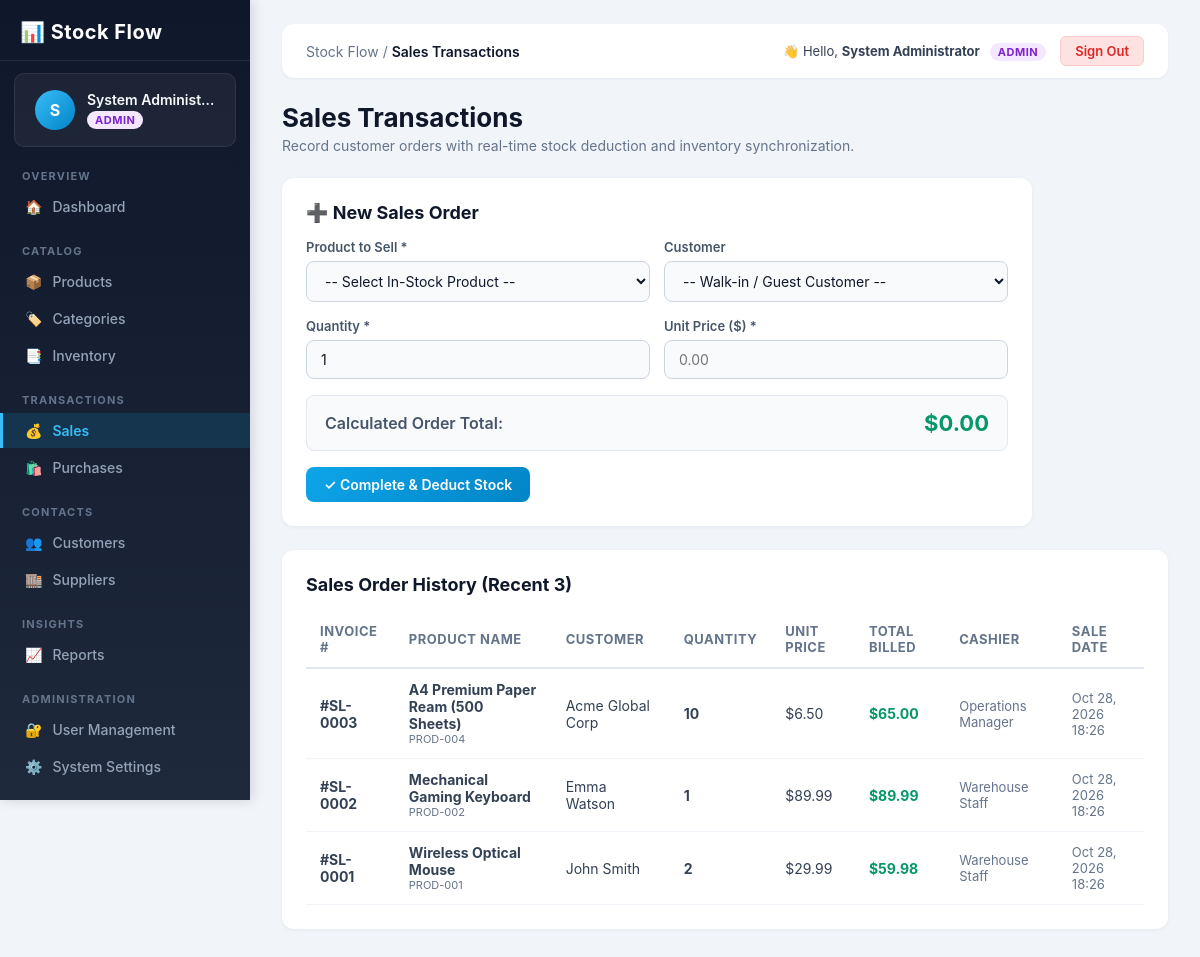
The page /pages/sales.php (signed in) on the database its author committed.
### tables this page shows
CREATE TABLE IF NOT EXISTS `sales` (
    `id` INT AUTO_INCREMENT PRIMARY KEY,
    `user_id` INT NULL,
    `product_id` INT NOT NULL,
    `customer_id` INT NULL,
    `quantity` INT NOT NULL,
    `unit_price` DECIMAL(10, 2) NOT NULL,
    `total_amount` DECIMAL(10, 2) NOT NULL,
    `sale_date` TIMESTAMP DEFAULT CURRENT_TIMESTAMP,
    FOREIGN KEY (`user_id`) REFERENCES `users`(`id`) ON DELETE SET NULL,
    FOREIGN KEY (`product_id`) REFERENCES `products`(`id`) ON DELETE CASCADE,
    FOREIGN KEY (`customer_id`) REFERENCES `customers`(`id`) ON DELETE SET NULL
);

CREATE TABLE IF NOT EXISTS `products` (
    `id` INT AUTO_INCREMENT PRIMARY KEY,
    `sku` VARCHAR(50) NOT NULL UNIQUE,
    `name` VARCHAR(150) NOT NULL,
    `category_id` INT NULL,
    `price` DECIMAL(10, 2) NOT NULL DEFAULT 0.00,
    `cost` DECIMAL(10, 2) NOT NULL DEFAULT 0.00,
    `quantity` INT NOT NULL DEFAULT 0,
    `min_stock` INT NOT NULL DEFAULT 5,
    `description` TEXT,
    `created_at` TIMESTAMP DEFAULT CURRENT_TIMESTAMP,
    `updated_at` TIMESTAMP DEFAULT CURRENT_TIMESTAMP ON UPDATE CURRENT_TIMESTAMP,
    FOREIGN KEY (`category_id`) REFERENCES `categories`(`id`) ON DELETE SET NULL
);

CREATE TABLE IF NOT EXISTS `customers` (
    `id` INT AUTO_INCREMENT PRIMARY KEY,
    `name` VARCHAR(100) NOT NULL,
    `email` VARCHAR(100) NULL,
    `phone` VARCHAR(30) NULL,
    `address` TEXT NULL,
    `created_at` TIMESTAMP DEFAULT CURRENT_TIMESTAMP
);

CREATE TABLE IF NOT EXISTS `users` (
    `id` INT AUTO_INCREMENT PRIMARY KEY,
    `username` VARCHAR(50) NOT NULL UNIQUE,
    `password` VARCHAR(255) NOT NULL,
    `full_name` VARCHAR(100) NOT NULL DEFAULT 'System User',
    `email` VARCHAR(100) NOT NULL,
    `role` ENUM('admin', 'manager', 'staff') NOT NULL DEFAULT 'staff',
    `status` ENUM('active', 'inactive') NOT NULL DEFAULT 'active',
    `created_at` TIMESTAMP DEFAULT CURRENT_TIMESTAMP,
    `updated_at` TIMESTAMP DEFAULT CURRENT_TIMESTAMP ON UPDATE CURRENT_TIMESTAMP
);

### pages/sales.php (the view, shortened to what this page needs)
<?php
require_once __DIR__ . '/../config/db.php';
$sales_list = [];
if ($pdo !== null) {
    $stmt = $pdo->query("SELECT s.*, p.name AS product_name, p.sku, c.name AS customer_name, u.username, u.full_name AS cashier_name
                         FROM sales s
                         JOIN products p ON s.product_id = p.id
                         LEFT JOIN customers c ON s.customer_id = c.id
                         LEFT JOIN users u ON s.user_id = u.id
                         ORDER BY s.id DESC LIMIT 50");
    $sales_list = $stmt->fetchAll();
}
require_once __DIR__ . '/../includes/header.php';
?>
<div class="page-title-row">
    <div>
        <h1>Sales Transactions</h1>
        <p style="color: #64748b; font-size: 14px; margin-top: 4px;">Record customer orders with real-time stock deduction and inventory synchronization.</p>
    </div>
</div>
<div class="form-card" style="max-width: 750px;">
    <h2>➕ New Sales Order</h2>
    <form method="POST" action="sales.php" class="app-form">
        <div class="form-row form-row-2">
            <div class="form-group">
                <label class="form-label">Product to Sell *</label>
                <select name="product_id" id="sales_product_select" class="form-control" required>
                    <option value="" data-price="0">-- Select In-Stock Product --</option>
                </select>
            </div>
            <div class="form-group">
                <label class="form-label">Customer</label>
                <select name="customer_id" class="form-control">
                    <option value="">-- Walk-in / Guest Customer --</option>
                </select>
            </div>
        </div>
        <div class="form-row form-row-2">
            <div class="form-group">
                <label class="form-label">Quantity *</label>
                <input type="number" name="quantity" id="sales_quantity_input" class="form-control" placeholder="1" min="1" value="1" required>
            </div>
            <div class="form-group">
                <label class="form-label">Unit Price ($) *</label>
                <input type="number" step="0.01" min="0.01" name="unit_price" id="unit_price_input" class="form-control" placeholder="0.00" required>
            </div>
        </div>
        <div style="background: #f8fafc; border: 1px solid #e2e8f0; border-radius: 8px; padding: 14px 18px; display: flex; justify-content: space-between; align-items: center;">
            <span style="font-weight: 600; color: #475569;">Calculated Order Total:</span>
            <span id="sales_total_display" style="font-size: 22px; font-weight: 700; color: #059669;">$0.00</span>
        </div>
        <button type="submit" class="btn btn-primary" style="align-self: flex-start;">
            ✓ Complete & Deduct Stock
        </button>
    </form>
</div>
<div class="form-card" style="max-width: 100%;">
    <h2>Sales Order History (Recent <?php echo count($sales_list); ?>)</h2>
    <div class="table-responsive">
        <table class="app-table">
            <thead>
                <tr>
                    <th>Invoice #</th>
                    <th>Product Name</th>
                    <th>Customer</th>
                    <th>Quantity</th>
                    <th>Unit Price</th>
                    <th>Total Billed</th>
                    <th>Cashier</th>
                    <th>Sale Date</th>
                </tr>
            </thead>
            <tbody>
                <?php if (empty($sales_list)): ?>
                    <tr>
                        <td colspan="8" style="padding: 20px; text-align: center; color: #64748b;">No sales transactions recorded yet.</td>
                    </tr>
                <?php else: ?>
                    <?php foreach ($sales_list as $s): ?>
                        <tr>
                            <td><strong>#SL-<?php echo str_pad($s['id'], 4, '0', STR_PAD_LEFT); ?></strong></td>
                            <td>
                                <strong><?php echo htmlspecialchars($s['product_name']); ?></strong>
                                <span style="font-size: 11px; color: #64748b; display: block;"><?php echo htmlspecialchars($s['sku']); ?></span>
                            </td>
                            <td><?php echo htmlspecialchars($s['customer_name'] ?? 'Walk-in Customer'); ?></td>
                            <td><strong><?php echo $s['quantity']; ?></strong></td>
                            <td>$<?php echo number_format($s['unit_price'], 2); ?></td>
                            <td style="color: #059669; font-weight: 700;">$<?php echo number_format($s['total_amount'], 2); ?></td>
                            <td style="color: #64748b; font-size: 13px;">
                                <?php echo htmlspecialchars($s['cashier_name'] ?? $s['username'] ?? 'Staff'); ?>
                            </td>
                            <td style="color: #64748b; font-size: 13px;"><?php echo date('M d, Y H:i', strtotime($s['sale_date'])); ?></td>
                        </tr>
                    <?php endforeach; ?>
                <?php endif; ?>
            </tbody>
        </table>
    </div>
</div>
<?php require_once __DIR__ . '/../includes/footer.php'; ?>

### style/style.css (style rules this page uses)
* { margin: 0; padding: 0; box-sizing: border-box; }
body { font-family: -apple-system, BlinkMacSystemFont, "Segoe UI", Roboto, Helvetica, Arial, sans-serif; background-color: #f1f5f9; color: #1e293b; min-height: 100vh; }
.page-title-row { display: flex; align-items: center; justify-content: space-between; margin-bottom: 24px; flex-wrap: wrap; gap: 12px; }
.page-title-row h1 { font-size: 26px; font-weight: 700; color: #0f172a; }
.form-card { background: #ffffff; border-radius: 12px; padding: 24px; box-shadow: 0 1px 4px rgba(0, 0, 0, 0.05); margin-bottom: 24px; }
.form-card h2 { font-size: 18px; font-weight: 700; color: #0f172a; margin-bottom: 16px; display: flex; align-items: center; justify-content: space-between; }
.app-form { display: flex; flex-direction: column; gap: 16px; }
.form-group { display: flex; flex-direction: column; gap: 6px; }
.form-label { font-size: 13px; font-weight: 600; color: #475569; }
.form-control { width: 100%; padding: 10px 14px; font-size: 14px; font-family: inherit; color: #0f172a; background: #f8fafc; border: 1.5px solid #cbd5e1; border-radius: 8px; outline: none; transition: all 0.2s ease; }
.form-row { display: grid; gap: 14px; }
.form-row-2 { grid-template-columns: 1fr 1fr; }
.btn { display: inline-flex; align-items: center; justify-content: center; gap: 6px; padding: 9px 18px; font-size: 14px; font-weight: 600; font-family: inherit; border-radius: 8px; border: none; cursor: pointer; transition: all 0.2s ease; text-decoration: none; }
.btn-primary { background: linear-gradient(135deg, #0ea5e9 0%, #0284c7 100%); color: #ffffff; }
.table-responsive { width: 100%; overflow-x: auto; }
.app-table { width: 100%; border-collapse: collapse; text-align: left; font-size: 14px; }
.app-table thead tr { border-bottom: 2px solid #e2e8f0; color: #64748b; font-weight: 600; font-size: 13px; text-transform: uppercase; letter-spacing: 0.5px; }
.app-table th { padding: 12px 14px; }
.app-table td { padding: 12px 14px; border-bottom: 1px solid #f1f5f9; color: #334155; }

### rows shown on the page
sales: id "0003", product.name "A4 Premium Paper Ream (500 Sheets)", product.sku "PROD-004", customer.name "Acme Global Corp", quantity "10", unit_price "6.50", total_amount "65.00", user.full_name "Operations Manager", sale_date "Oct 28, 2026 18:26"
sales: id "0002", product.name "Mechanical Gaming Keyboard", product.sku "PROD-002", customer.name "Emma Watson", quantity "1", unit_price "89.99", total_amount "89.99", user.full_name "Warehouse Staff", sale_date "Oct 28, 2026 18:26"
sales: id "0001", product.name "Wireless Optical Mouse", product.sku "PROD-001", customer.name "John Smith", quantity "2", unit_price "29.99", total_amount "59.98", user.full_name "Warehouse Staff", sale_date "Oct 28, 2026 18:26"

### other values the page prints
$user_initial "S"
$user_name "System Administ…"
$user_role "ADMIN"
str_replace('Stock Flow - ', '', $page_title) "Sales Transactions"
$user_name "System Administrator"
count($sales_list) "3"
